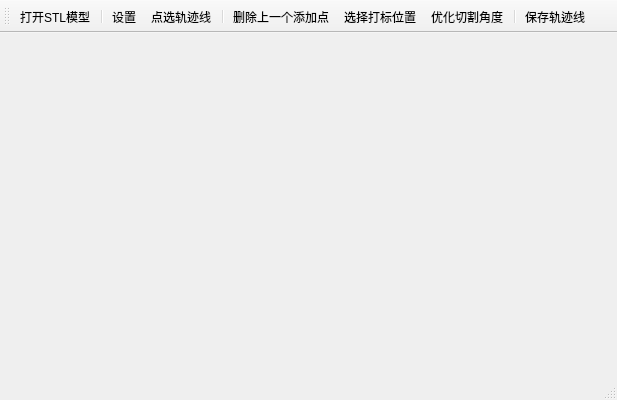
<?xml version="1.0" encoding="UTF-8"?>
<ui version="4.0">
 <class>OrthoCurveClass</class>
 <widget class="QMainWindow" name="OrthoCurveClass">
  <property name="geometry">
   <rect>
    <x>0</x>
    <y>0</y>
    <width>617</width>
    <height>400</height>
   </rect>
  </property>
  <property name="windowTitle">
   <string>OrthoCurve</string>
  </property>
  <widget class="QWidget" name="centralWidget">
   <widget class="QWidget" name="verticalLayoutWidget">
    <property name="geometry">
     <rect>
      <x>0</x>
      <y>0</y>
      <width>2</width>
      <height>2</height>
     </rect>
    </property>
    <layout class="QVBoxLayout" name="verticalLayout"/>
   </widget>
  </widget>
  <widget class="QToolBar" name="mainToolBar">
   <attribute name="toolBarArea">
    <enum>TopToolBarArea</enum>
   </attribute>
   <attribute name="toolBarBreak">
    <bool>false</bool>
   </attribute>
   <addaction name="actionImportSTL"/>
   <addaction name="separator"/>
   <addaction name="actionSetting"/>
   <addaction name="actionComputeCurve"/>
   <addaction name="separator"/>
   <addaction name="actionRemoveLastPoints"/>
   <addaction name="actionMarkIcon"/>
   <addaction name="actionAdjustDegree"/>
   <addaction name="separator"/>
   <addaction name="actionSaveCurve"/>
  </widget>
  <widget class="QStatusBar" name="statusBar">
   <property name="enabled">
    <bool>true</bool>
   </property>
  </widget>
  <action name="actionImportSTL">
   <property name="icon">
    <iconset>
     <normaloff>Resources/open.png</normaloff>
     <normalon>:/OrthoCurve/Resources/open.png</normalon>Resources/open.png</iconset>
   </property>
   <property name="text">
    <string>打开STL模型</string>
   </property>
   <property name="toolTip">
    <string>打开STL模型</string>
   </property>
  </action>
  <action name="actionComputeCurve">
   <property name="icon">
    <iconset>
     <normaloff>Resources/curve.png</normaloff>
     <normalon>:/OrthoCurve/Resources/curve.png</normalon>Resources/curve.png</iconset>
   </property>
   <property name="text">
    <string>点选轨迹线</string>
   </property>
   <property name="toolTip">
    <string>点选轨迹线</string>
   </property>
  </action>
  <action name="actionSaveCurve">
   <property name="icon">
    <iconset>
     <normaloff>Resources/save.png</normaloff>
     <normalon>:/OrthoCurve/Resources/save.png</normalon>Resources/save.png</iconset>
   </property>
   <property name="text">
    <string>保存轨迹线</string>
   </property>
   <property name="toolTip">
    <string>保存轨迹线</string>
   </property>
  </action>
  <action name="actionSetting">
   <property name="icon">
    <iconset>
     <normaloff>Resources/setting.png</normaloff>
     <normalon>:/OrthoCurve/Resources/setting.png</normalon>Resources/setting.png</iconset>
   </property>
   <property name="text">
    <string>设置</string>
   </property>
   <property name="toolTip">
    <string>系统设置</string>
   </property>
  </action>
  <action name="actionMarkIcon">
   <property name="icon">
    <iconset>
     <normaloff>Resources/mark.png</normaloff>
     <normalon>:/OrthoCurve/Resources/edit.png</normalon>Resources/mark.png</iconset>
   </property>
   <property name="text">
    <string>选择打标位置</string>
   </property>
   <property name="toolTip">
    <string>选择打标位置</string>
   </property>
  </action>
  <action name="actionRemoveLastPoints">
   <property name="icon">
    <iconset>
     <normaloff>Resources/remove.png</normaloff>
     <normalon>:/OrthoCurve/Resources/remove.png</normalon>Resources/remove.png</iconset>
   </property>
   <property name="text">
    <string>删除上一个添加点</string>
   </property>
   <property name="toolTip">
    <string>删除上一个添加点</string>
   </property>
  </action>
  <action name="actionappICON">
   <property name="icon">
    <iconset resource="orthocurve.qrc">
     <normaloff>:/OrthoCurve/Resources/OrthoCurve.png</normaloff>:/OrthoCurve/Resources/OrthoCurve.png</iconset>
   </property>
   <property name="text">
    <string>app icon</string>
   </property>
  </action>
  <action name="actionAdjustDegree">
   <property name="icon">
    <iconset resource="orthocurve.qrc">
     <normaloff>:/OrthoCurve/Resources/degree.png</normaloff>:/OrthoCurve/Resources/degree.png</iconset>
   </property>
   <property name="text">
    <string>优化切割角度</string>
   </property>
   <property name="toolTip">
    <string>优化切割角度</string>
   </property>
  </action>
 </widget>
 <layoutdefault spacing="6" margin="11"/>
 <resources>
  <include location="orthocurve.qrc"/>
 </resources>
 <connections/>
</ui>
